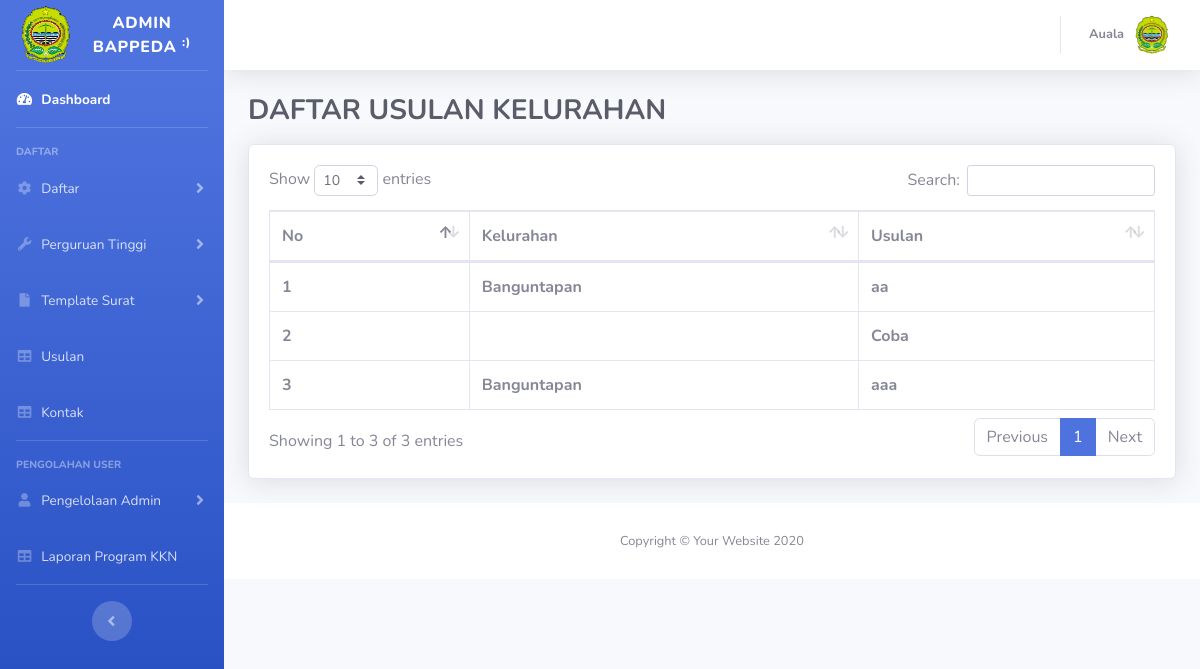
Screenshot of /admin-master/usulan.php (signed in) with the database file from the repository.
### tables this page shows
CREATE TABLE `usulan` (
  `id_usulan` int(11) NOT NULL,
  `id_kel` int(11) NOT NULL,
  `potensi` text DEFAULT NULL,
  `subpotensi` text DEFAULT NULL,
  `usulan` text DEFAULT NULL
);

CREATE TABLE `kelurahan` (
  `id_kel` int(4) NOT NULL,
  `id_user` int(4) NOT NULL,
  `id_kec` int(4) NOT NULL,
  `nama_kel` varchar(100) NOT NULL
);

### admin-master/usulan.php (the view, shortened to what this page needs)
<!DOCTYPE html>
<html lang="en">
<head>
    <link href="../vendor/fontawesome-free/css/all.min.css" rel="stylesheet" type="text/css">
    <link href="../css/sb-admin-2.min.css" rel="stylesheet">
    <link href="../vendor/sweetalert2/sweetalert2.min.css" rel="stylesheet" type="text/css">
    <link href="../vendor/datatables/dataTables.bootstrap4.min.css" rel="stylesheet">
</head>
<body id="page-top">
    <div id="wrapper">
        <ul class="navbar-nav bg-gradient-primary sidebar sidebar-dark accordion" id="accordionSidebar">
            <a class="sidebar-brand d-flex align-items-center justify-content-center" href="index.html">
                <div class="sidebar-brand-icon">
                    <img src="../img/logo.png" width="60" height="60">
                </div>
                <div class="sidebar-brand-text mx-3">Admin Bappeda <sup>:)</sup></div>
            </a>
            <hr class="sidebar-divider my-0">
            <li class="nav-item active">
                <a class="nav-link" href="admin-master.php">
                    <i class="fas fa-fw fa-tachometer-alt"></i>
                    <span>Dashboard</span></a>
            </li>
            <hr class="sidebar-divider">
            <div class="sidebar-heading">
                Daftar
            </div>
            <li class="nav-item">
                <a class="nav-link collapsed" href="#" data-toggle="collapse" data-target="#collapseTwo" aria-expanded="true" aria-controls="collapseTwo">
                    <i class="fas fa-fw fa-cog"></i>
                    <span>Daftar</span>
                </a>
            </li>
            <li class="nav-item">
                <a class="nav-link collapsed" href="#" data-toggle="collapse" data-target="#collapseUtilities" aria-expanded="true" aria-controls="collapseUtilities">
                    <i class="fas fa-fw fa-wrench"></i>
                    <span>Perguruan Tinggi</span>
                </a>
            </li>
            <li class="nav-item">
                <a class="nav-link collapsed" href="#" data-toggle="collapse" data-target="#collapseTheree" aria-expanded="true" aria-controls="collapseTheree">
                    <i class="fas fa-fw fa-file"></i>
                    <span>Template Surat </span>
                </a>
            </li>
            <li class="nav-item">
                <a class="nav-link" href="usulan.php">
                    <i class="fas fa-fw fa-table"></i>
                    <span>Usulan</span></a>
            </li>
            <li class="nav-item">
                <a class="nav-link" href="kontak.php">
                    <i class="fas fa-fw fa-table"></i>
                    <span>Kontak</span></a>
            </li>
            <hr class="sidebar-divider">
            <div class="sidebar-heading">
                Pengolahan User
            </div>
            <li class="nav-item">
                <a class="nav-link collapsed" href="#" data-toggle="collapse" data-target="#collapseFour" aria-expanded="true" aria-controls="collapseTheree">
                    <i class="fas fa-fw fa-user"></i>
                    <span>Pengelolaan Admin </span>
                </a>
            </li>
            <li class="nav-item">
                <a class="nav-link" href="lap_kkn.php">
                    <i class="fas fa-fw fa-table"></i>
                    <span>Laporan Program KKN</span></a>
            </li>
            <hr class="sidebar-divider d-none d-md-block">
            <div class="text-center d-none d-md-inline">
                <button class="rounded-circle border-0" id="sidebarToggle"></button>
            </div>
        </ul>
        <div id="content-wrapper" class="d-flex flex-column">
            <div id="content">
                <nav class="navbar navbar-expand navbar-light bg-white topbar mb-4 static-top shadow">
                    <ul class="navbar-nav ml-auto">
                        <li class="nav-item dropdown no-arrow">
                            <a class="nav-link dropdown-toggle" href="#" id="userDropdown" role="button" data-toggle="dropdown" aria-haspopup="true" aria-expanded="false">
                                <span class="mr-2 d-none d-lg-inline text-gray-600 small">
                                    <b><?= $_SESSION['nama_user'] ?> </b>
                                </span>
                                <img src="../img/logo.png" width="40" height="40">
                            </a>
                        </li>
                    </ul>
                </nav>
                <div class="container-fluid">
                    <h1 class="h3 mb-3 text-gray-800"><strong>DAFTAR USULAN KELURAHAN</strong> </h1>
                    <div class="card shadow mb-4">
                        <div class="card-body">
                            <div class="table-responsive">
                                <table class="table table-bordered " id="dataTable" width="100%" cellspacing="0">
                                    <thead>
                                        <tr class="table">
                                            <th>No</th>
                                            <th>Kelurahan</th>
                                            <th>Usulan</th>
                                        </tr>
                                    </thead>
                                    <?php
                                    include '../koneksi.php';
                                    $a = 1;
                                    $data = mysqli_query($koneksi, "SELECT * FROM usulan JOIN kelurahan ON usulan.id_kel = kelurahan.id_kel");
                                    while ($d = mysqli_fetch_array($data)) {
                                    ?>
                                        <tr>
                                            <th><?php echo $a++; ?></th>
                                            <th><?php echo $d['nama_kel']; ?></th>
                                            <th><?php echo $d['usulan']; ?></th>
                                        </tr>
                                    <?php
                                    }
                                    ?>
                                </table>
                            </div>
                        </div>
                    </div>
                </div>
                <footer class="sticky-footer bg-white">
                    <div class="container my-auto">
                        <div class="copyright text-center my-auto">
                            <span>Copyright &copy; Your Website 2020</span>
                        </div>
                    </div>
                </footer>
            </div>
        </div>
</body>
</html>

### rows the page displays
usulan: id_kel.nama_kel "Banguntapan", usulan "aa"
usulan: usulan "Coba"
usulan: id_kel.nama_kel "Banguntapan", usulan "aaa"

### other values shown
$_SESSION['nama_user'] "Auala"
